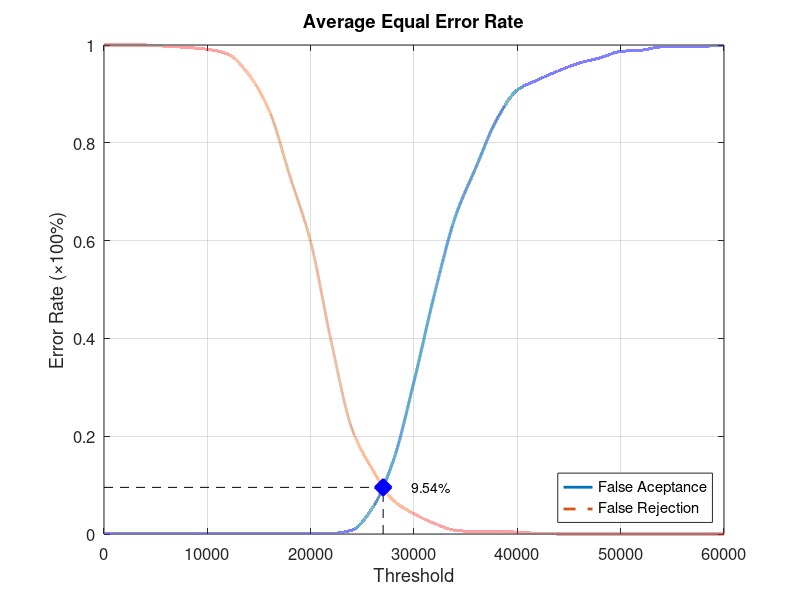
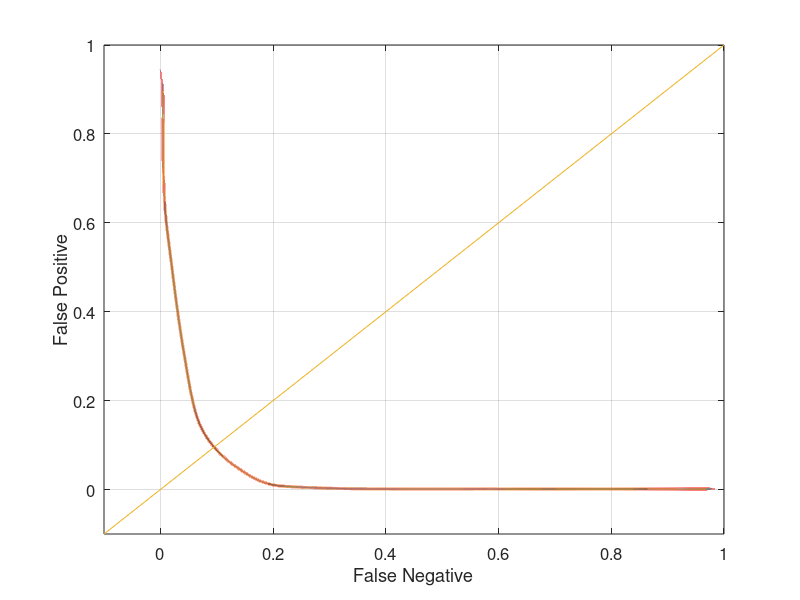

These figures' MATLAB source, in order:
function yEER = Experiment4Average
close all;
clear;
clc;
x = 0:2000:60000;
xq = 0:0.5:60000;

y0 = [0 0.00131579 0.00131579 0.00131579 0.00131579 0.00131579 0.00131579 0.00131579 0.00131579 0.00131579 0.00131579 0.00131579 0.00789474 0.0539474 0.15 0.311842 0.492105 0.648684 0.75 0.847368 0.907895 0.928947 0.947368 0.963158 0.973684 0.986842 0.989474 0.996053 0.996053 0.997368 1];
yy0 = interp1(x, y0, xq, 'pchip');
y1 = [1 1 1 0.9975 0.995 0.99125 0.98125 0.94 0.865 0.73125 0.5975 0.3925 0.215 0.13125 0.06875 0.04125 0.02125 0.0075 0.005 0.005 0.00375 0.00125 0 0 0 0 0 0 0 0 0];
yy1 = interp1(x, y1, xq, 'pchip');

% Calculating EER: 
y2 = abs(y0 - y1);
find(y2 == min(y2))
yy2 = abs(yy0 - yy1);
xEER = find(yy2 == min(yy2));
xEERIndex = xq(xEER) % X-axis EER
yEER = yy0(xEER) % Y-axis EER

main = figure
plot(xq, yy0,'-','LineWidth', 2);	hold on
plot(xq, yy1,'--','LineWidth', 2);	hold on
plot([xEERIndex xEERIndex], [0 yEER], 'k--');	hold on
plot([0 xEERIndex], [yEER yEER], 'k--');	hold on
plot(xEERIndex, yEER, 'bx', 'LineWidth', 10);	hold on
text(xEERIndex + 10 * xEERIndex / 100, yEER, [num2str(round((10000 * yEER)) / 100) '%'])
legend('False Aceptance', 'False Rejection', 'Location', 'SouthEast')
xlabel('Threshold')
ylabel('Error Rate (\times100%)')
title('Average Equal Error Rate')
set(gca, 'FontSize', 12)
axis([0 60000 0 1])
grid on

print(main, 'Experiment4AverageMain', '-dpng');
FNRxFPR = figure('Color', [1 1 1]);
plot(yy1, yy0, '-', yy1, yy0, 'LineWidth', 2);
hold on
y = -0.1:0.1:1
plot(y, y); 
set(gca, 'FontSize', 12)
xlabel('False Negative')
ylabel('False Positive')
axis([-0.1 1 -0.1 1])
set(gca, 'FontSize', 12)
grid on

print(FNRxFPR, 'Experiment4AverageFNRxFPR','-dpng');
end
